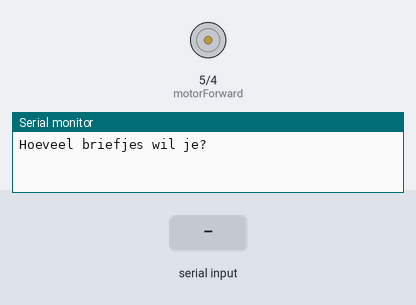
Simulated run of this sketch. Board: Arduino Uno, built with avr-gcc and run on an emulated ATmega328P. On the bench: motor-driver pin pairs drawn as motors (green arrow = first pin HIGH = forward, orange = second pin HIGH = backward, longer = more drive), the last lines printed to the serial monitor. The inputs (shaded band) are chosen by the test bench.

Above: at 1.3 s.
1.4 s: "90,45\n" received over Serial
At 1.8 s:
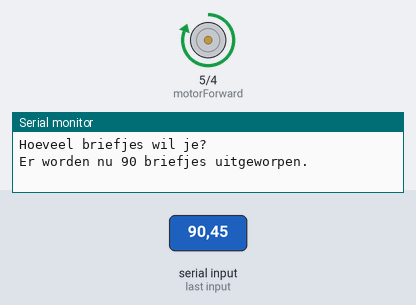
At 4.0 s:
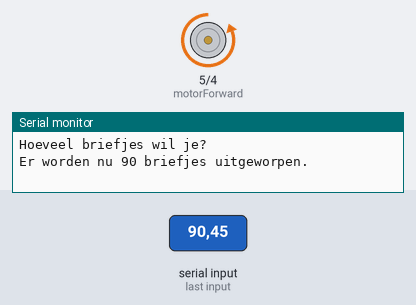
Timing chart, 0 to 10.4 s (numbered marks = the images above; inputs shaded):
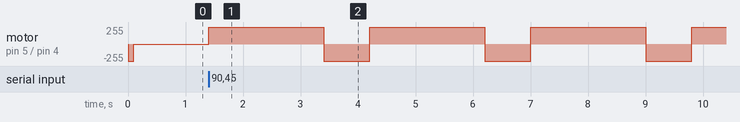

The sketch:

dc_motor.ino
```cpp
const int motorForward = 5;
const int motorBackward = 4;
int i;


void setup() {
  pinMode(motorForward, OUTPUT);
  pinMode(motorBackward, OUTPUT);
  Serial.begin(9600);

  digitalWrite(motorBackward, HIGH);
  delay(100);
  digitalWrite(motorBackward, LOW);


}

void loop() {
  delay(1000);
  Serial.println("Hoeveel briefjes wil je?");
  while (Serial.available() == 0) {
    // Wait for User to Input Data
  }
  i = Serial.parseInt();
  if (i == 0) {
    Serial.println("Okay, dan niet.");
  } else {
    Serial.print("Er worden nu ");
    Serial.print(i);
    Serial.println(" briefjes uitgeworpen.");
  }

  geldPrinten(i);

}


int geldPrinten(int i){
  while (i != 0) {
    digitalWrite(motorForward, HIGH);
    delay(2000);
    digitalWrite(motorForward, LOW);
    digitalWrite(motorBackward, HIGH);
    delay(800);
    digitalWrite(motorBackward, LOW);
    i--;
  }
}
```

Measured:
- after the input at 1.4 s, motor on pin 5 (motorForward) / pin 4 (motorBackward): alternates forward 255/255 for 2.0 s and backward 255/255 for 0.80 s, starting at once
